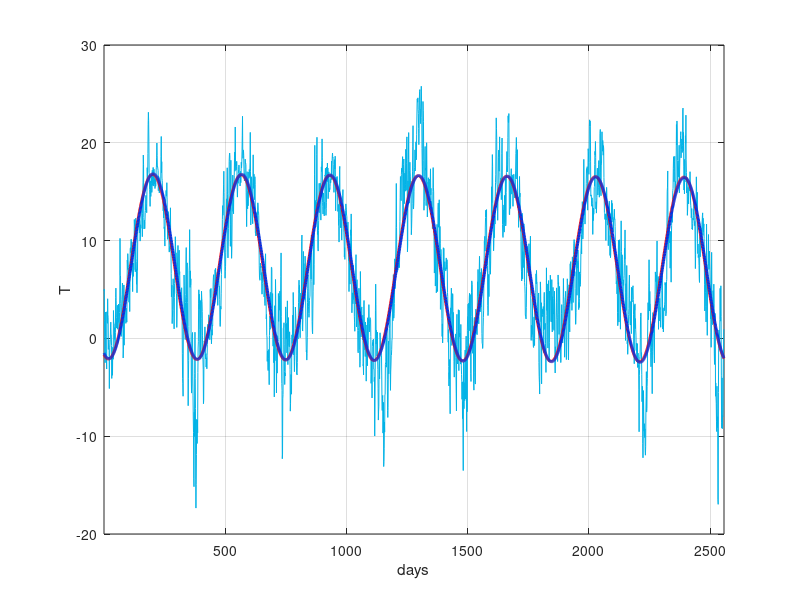

The MATLAB source for this figure:
close all
clear all


load('stockholmstemp')


plot(days, T, 'Color',[0,0.7,0.9])
xlabel('days')
ylabel('T')

d = days;

%% MKM
t = 110;
omega = 2*pi/365;
A = [ones(size(d)), d, sin(omega*(d-t))];
c = A\T;


hold on
plot(d, c(1) + c(2)*d + c(3)*sin(omega*(d-t)), 'r', 'LineWidth', 2);
grid
xlim([1, size(d, 1)])


%% Gauss-Newton

F = @(c) c(1) + c(2)*d + c(3)*sin(2*pi/365*(d-c(4))) - T;
J = @(c) [ones(size(d)), d, sin(2*pi/365*(d-c(4))), -2*pi/365*c(3)*cos(2*pi/365*(d-c(4)))];

diff = inf;
tol = 1e-6;
c = [6.7, 0.1, 9.2, 70]';

while diff > tol
    
     h = J(c)\F(c);
     c = c - h;
     diff = norm(h);
end
c

plot(d, c(1) + c(2)*d + c(3)*sin(omega*(d-c(4))), 'Color', [0,0.2,0.9], 'LineWidth', 2 );